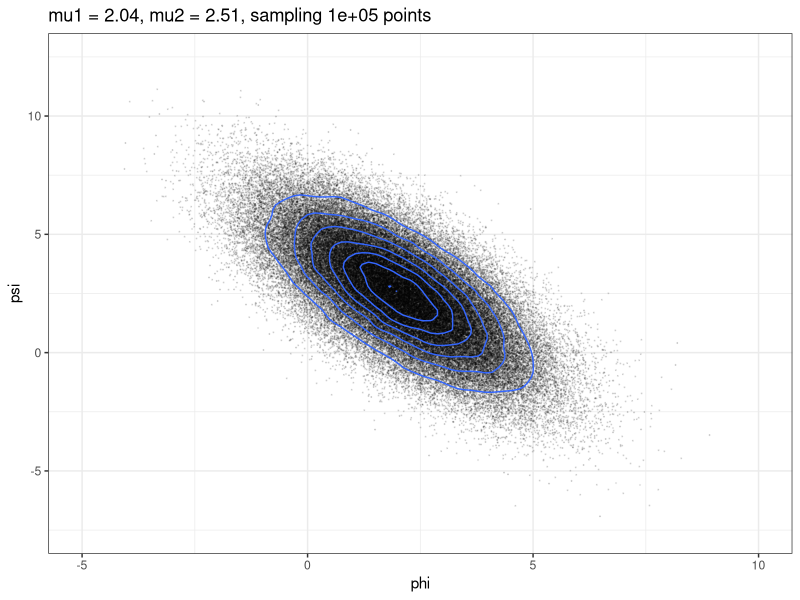
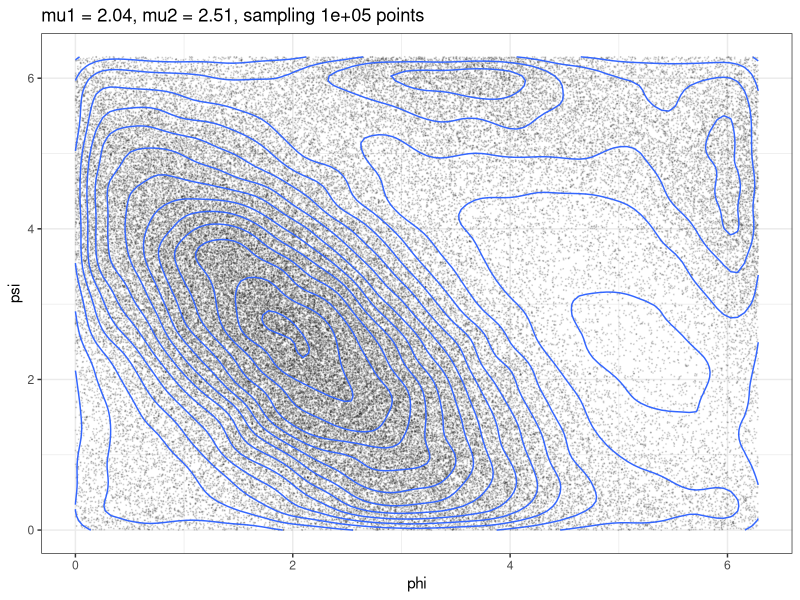
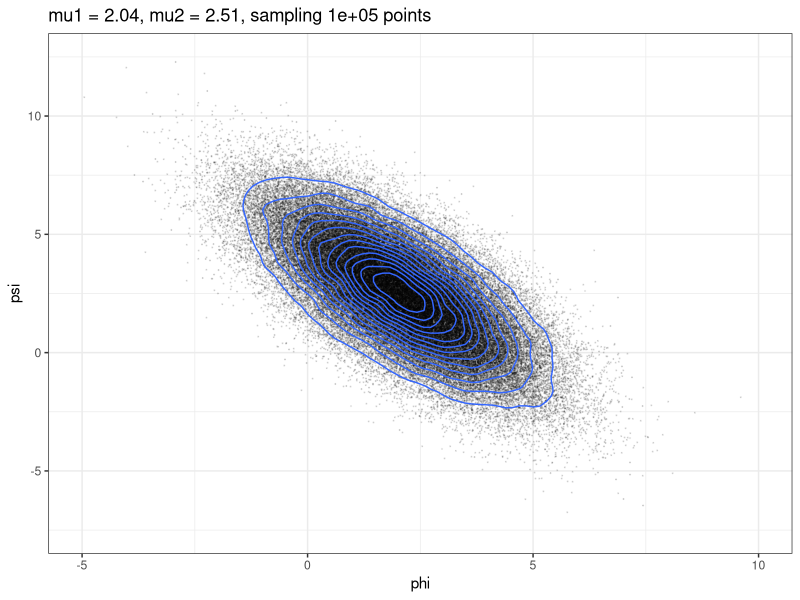
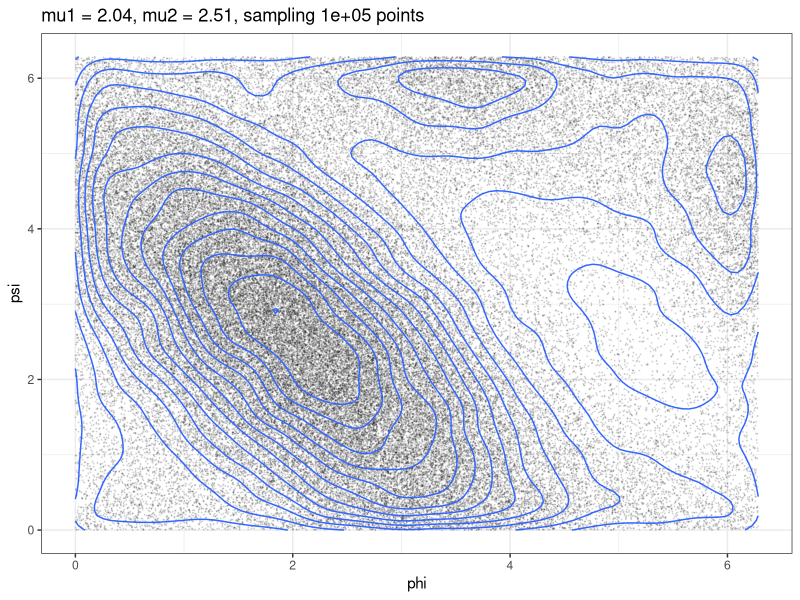
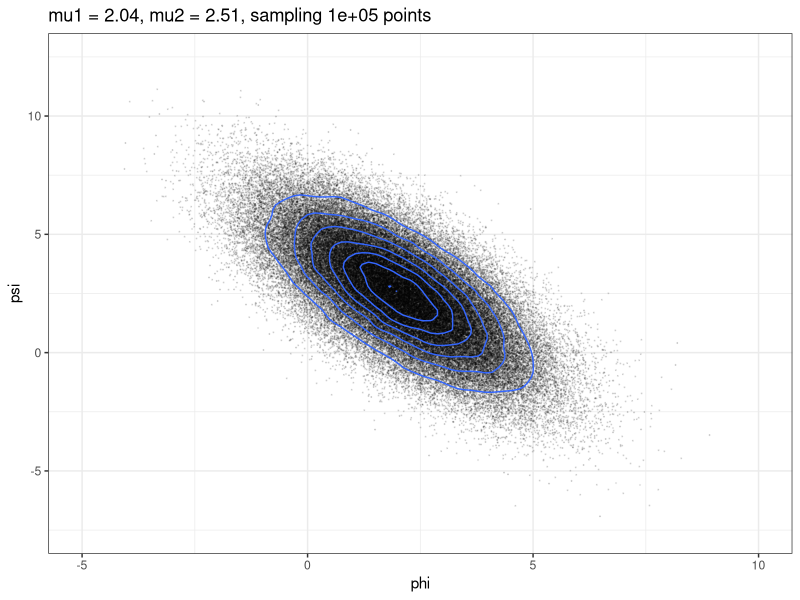
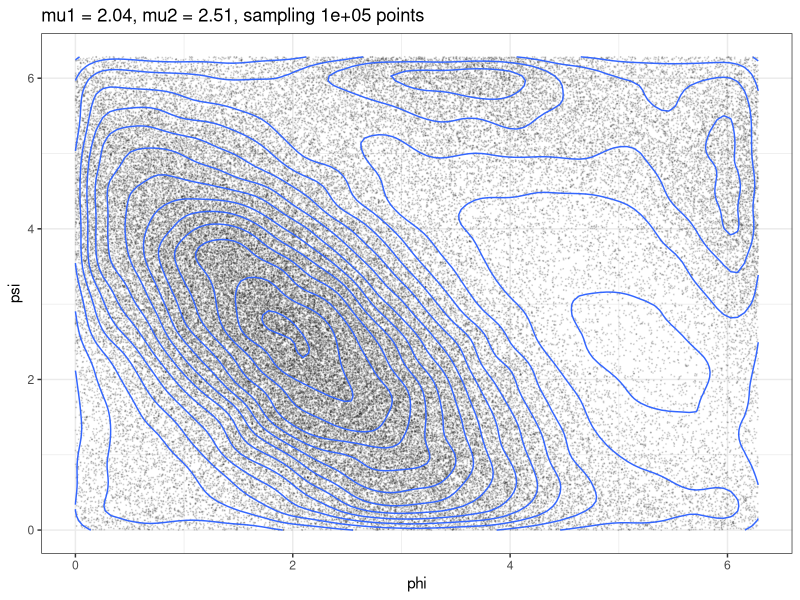
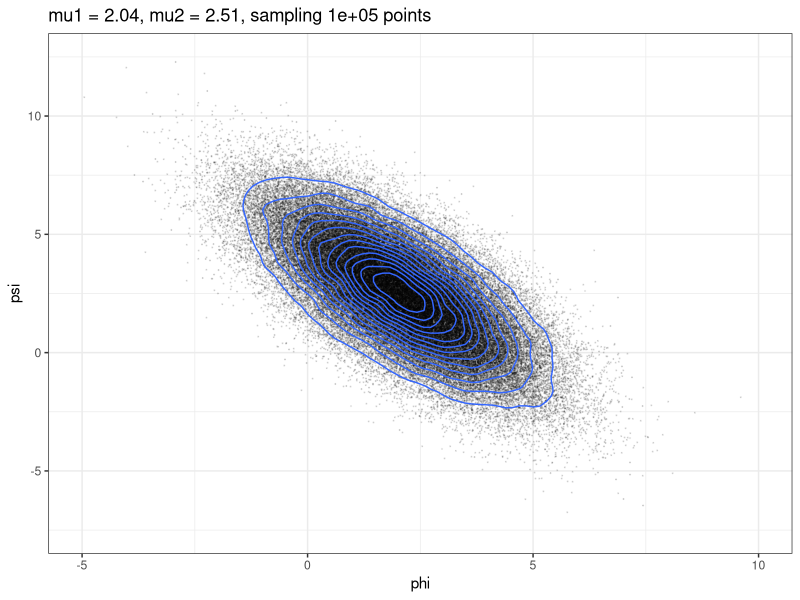
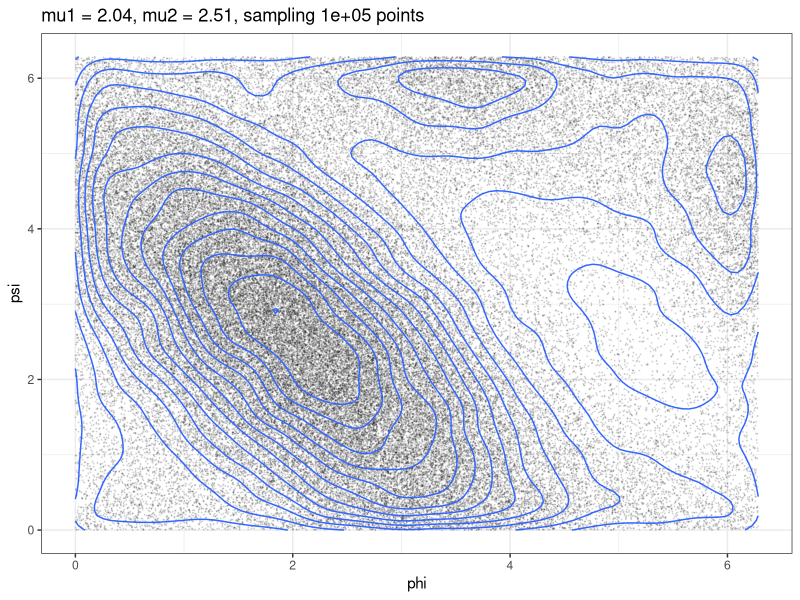

Here is the R script that generated these plots, in order:
###
#

setwd("~/WorkSpace/toroidalDiffusion/experiments/BivariateDist")

library(tidyverse)

# contour plot for bivariate normal data
contour <- function(bvn, x_string, y_string, size, alpha){
  require("ggplot2")
  p <- ggplot(bvn, aes_string(x = x_string, y = y_string)) +
    geom_point(size=size, alpha = alpha) +
    geom_density2d() +
    labs(title=paste0("mu1 = ", round(mu1,2), ", mu2 = ", round(mu2,2), ", sampling ", N, " points")) +
    theme_bw()
  return(p)
}

wrap_to_torus <- function(df, RANGE = 2 * pi) {
  #if (ncol(df) != 2) stop("Input data frame must have exactly two columns.")
  # Compute modulo 2*pi to apply wrapping
  return(df %% RANGE)
}

N <- 100000 # Number of random samples
psize=.1; palpha = .1
set.seed(777)
# 𝜙, 𝜓.  phi, psi
mu1 <- pi * 0.65; s1 <- 1.5
mu2 <- pi * 0.8; s2 <- 1.5
alpha <- c(1.0, 0.5, 0.5)
# A = (a1, a3 * s1/s2; a3 * s2/s1, a2)
A <- matrix(c(alpha[1], alpha[3]*s1/s2, alpha[3]*s2/s1, alpha[2]), 2)
Sigma = diag(s1^2, s2^2)
# covariance matrix is 1/2 * A^−1 * Σ
covarM = 0.5 * solve(A) %*% Sigma
# solved by alpha and sd
covarM2 = 0.5 / (alpha[1]*alpha[2]-alpha[3]*alpha[3]) *
  matrix(c(alpha[2]*s1*s1, -alpha[3]*s1*s2, -alpha[3]*s1*s2, alpha[1]*s2*s2), 2)
stopifnot(covarM == covarM2)

# X ∼ N (μ, 1/2 * A^−1 * Σ)

### 1. MASS package
library(MASS)
bvn1 <- mvrnorm(N, mu = c(mu1, mu2), Sigma = covarM ) # from MASS package
colnames(bvn1) <- c("phi","psi")
p1 <- contour(as_tibble(bvn1), "phi","psi", size=psize, alpha=palpha) +
  xlim(-5, 10) + ylim(-7.5, 12.5)
p1
ggsave("bivariate.pdf", p1, width = 6, height = 6)

# wrapped
bvnWrp1 <- wrap_to_torus(bvn1)
# bvn2
p2 <- contour(as_tibble(bvnWrp1), "phi","psi", size=psize, alpha=palpha)
p2
ggsave("wrapped-bivariate.pdf", p2, width = 6, height = 6)


### 3. first simulating a point from the marginal distribution
# of one of the random variables and then simulating from the second
# random variable conditioned on the first.

rbvn<-function (n, m1, s1, m2, s2, rho) {
  X1 <- rnorm(n, mu1, s1)
  X2 <- rnorm(n, mu2 + (s2/s1) * rho *
                (X1 - mu1), sqrt((1 - rho^2)*s2^2))
  cbind(X1, X2)
}

# transfer them into the expected parameters
# expected covariance matrix s1^2, s1*s2*rho, s1*s2*rho, s2^2
const = 0.5 / (alpha[1]*alpha[2]-alpha[3]*alpha[3])
rho = -alpha[3] * const / ( sqrt(const * alpha[2] ) * sqrt(const * alpha[1] ) )
s1e = sqrt(const * alpha[2] ) * s1
s2e = sqrt(const * alpha[1] ) * s2

bvn3 <- rbvn(N,mu1,s1e,mu2,s2e,rho)
colnames(bvn3) <- c("phi","psi")
p1 <- contour(as_tibble(bvn3), "phi","psi", size=psize, alpha=palpha) +
  xlim(-5, 10) + ylim(-7.5, 12.5)
p1
ggsave("bivariate2.pdf", p1, width = 6, height = 6)

# wrapped
bvnWrp3 <- wrap_to_torus(bvn3)
# bvn2
p2 <- contour(as_tibble(bvnWrp3), "phi","psi", size=psize, alpha=palpha)
p2
ggsave("wrapped-bivariate2.pdf", p2, width = 6, height = 6)

